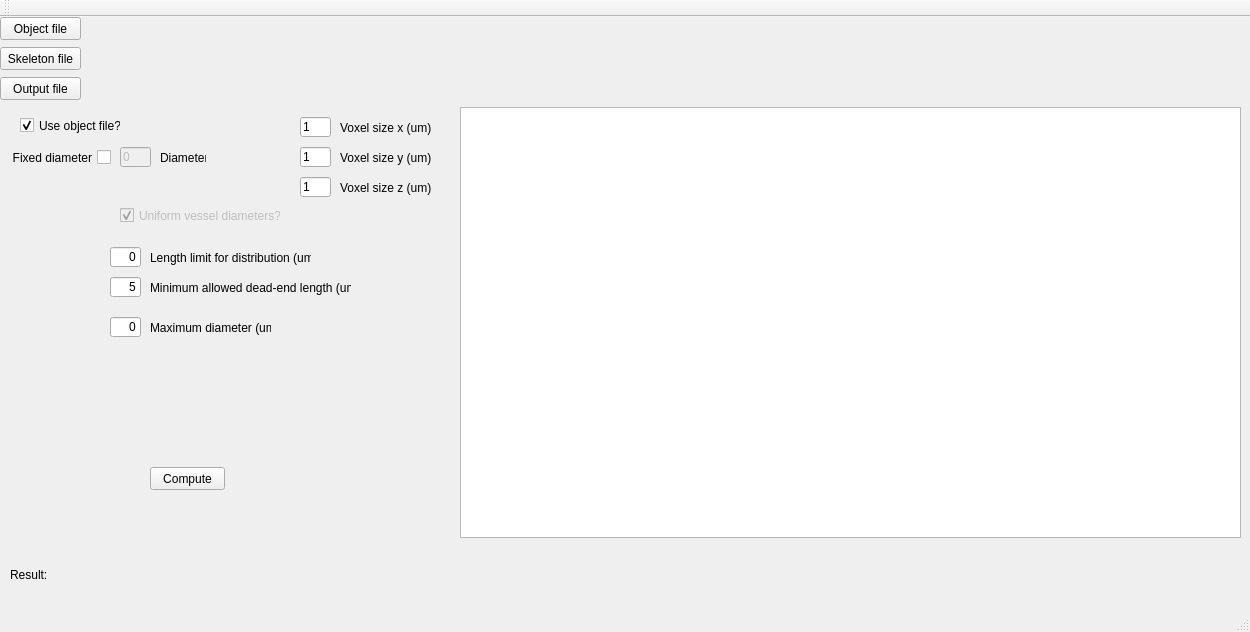
<?xml version="1.0" encoding="UTF-8"?>
<ui version="4.0">
 <class>MainWindow</class>
 <widget class="QMainWindow" name="MainWindow">
  <property name="geometry">
   <rect>
    <x>0</x>
    <y>0</y>
    <width>1250</width>
    <height>632</height>
   </rect>
  </property>
  <property name="windowTitle">
   <string>Computing topological data (Version 2)</string>
  </property>
  <widget class="QWidget" name="centralWidget">
   <widget class="QPushButton" name="pushButtonObjectFile">
    <property name="geometry">
     <rect>
      <x>0</x>
      <y>0</y>
      <width>81</width>
      <height>23</height>
     </rect>
    </property>
    <property name="text">
     <string>Object file</string>
    </property>
   </widget>
   <widget class="QLabel" name="labelObjectFile">
    <property name="geometry">
     <rect>
      <x>90</x>
      <y>0</y>
      <width>1151</width>
      <height>21</height>
     </rect>
    </property>
    <property name="text">
     <string/>
    </property>
   </widget>
   <widget class="QPushButton" name="pushButtonCompute">
    <property name="geometry">
     <rect>
      <x>150</x>
      <y>450</y>
      <width>75</width>
      <height>23</height>
     </rect>
    </property>
    <property name="text">
     <string>Compute</string>
    </property>
   </widget>
   <widget class="QLabel" name="label">
    <property name="geometry">
     <rect>
      <x>10</x>
      <y>550</y>
      <width>41</width>
      <height>16</height>
     </rect>
    </property>
    <property name="text">
     <string>Result:</string>
    </property>
   </widget>
   <widget class="QLabel" name="labelResult">
    <property name="geometry">
     <rect>
      <x>50</x>
      <y>550</y>
      <width>1181</width>
      <height>16</height>
     </rect>
    </property>
    <property name="text">
     <string/>
    </property>
   </widget>
   <widget class="QTextEdit" name="textEdit">
    <property name="geometry">
     <rect>
      <x>460</x>
      <y>90</y>
      <width>781</width>
      <height>431</height>
     </rect>
    </property>
   </widget>
   <widget class="QPushButton" name="pushButtonSkelFile">
    <property name="geometry">
     <rect>
      <x>0</x>
      <y>30</y>
      <width>81</width>
      <height>23</height>
     </rect>
    </property>
    <property name="text">
     <string>Skeleton file</string>
    </property>
   </widget>
   <widget class="QPushButton" name="pushButtonOutputFile">
    <property name="geometry">
     <rect>
      <x>0</x>
      <y>60</y>
      <width>81</width>
      <height>23</height>
     </rect>
    </property>
    <property name="text">
     <string>Output file</string>
    </property>
   </widget>
   <widget class="QLabel" name="labelSkelFile">
    <property name="geometry">
     <rect>
      <x>90</x>
      <y>30</y>
      <width>1151</width>
      <height>21</height>
     </rect>
    </property>
    <property name="text">
     <string/>
    </property>
   </widget>
   <widget class="QLabel" name="labelOutputFile">
    <property name="geometry">
     <rect>
      <x>90</x>
      <y>60</y>
      <width>1151</width>
      <height>21</height>
     </rect>
    </property>
    <property name="text">
     <string/>
    </property>
   </widget>
   <widget class="QLineEdit" name="lineEditVoxelSize_y">
    <property name="geometry">
     <rect>
      <x>300</x>
      <y>130</y>
      <width>31</width>
      <height>20</height>
     </rect>
    </property>
    <property name="text">
     <string>1</string>
    </property>
   </widget>
   <widget class="QLabel" name="labelVoxelSize_y">
    <property name="geometry">
     <rect>
      <x>340</x>
      <y>130</y>
      <width>91</width>
      <height>21</height>
     </rect>
    </property>
    <property name="text">
     <string>Voxel size y (um)</string>
    </property>
   </widget>
   <widget class="QCheckBox" name="checkBoxDiam">
    <property name="geometry">
     <rect>
      <x>10</x>
      <y>130</y>
      <width>101</width>
      <height>21</height>
     </rect>
    </property>
    <property name="layoutDirection">
     <enum>Qt::RightToLeft</enum>
    </property>
    <property name="text">
     <string>Fixed diameter</string>
    </property>
   </widget>
   <widget class="QLineEdit" name="lineEditDiam">
    <property name="enabled">
     <bool>false</bool>
    </property>
    <property name="geometry">
     <rect>
      <x>120</x>
      <y>130</y>
      <width>31</width>
      <height>20</height>
     </rect>
    </property>
    <property name="text">
     <string>0</string>
    </property>
   </widget>
   <widget class="QLabel" name="labelDiam">
    <property name="geometry">
     <rect>
      <x>160</x>
      <y>130</y>
      <width>46</width>
      <height>21</height>
     </rect>
    </property>
    <property name="text">
     <string>Diameter</string>
    </property>
   </widget>
   <widget class="QLineEdit" name="lineEditVoxelSize_z">
    <property name="geometry">
     <rect>
      <x>300</x>
      <y>160</y>
      <width>31</width>
      <height>20</height>
     </rect>
    </property>
    <property name="text">
     <string>1</string>
    </property>
   </widget>
   <widget class="QLabel" name="labelVoxelSize_z">
    <property name="geometry">
     <rect>
      <x>340</x>
      <y>160</y>
      <width>91</width>
      <height>21</height>
     </rect>
    </property>
    <property name="text">
     <string>Voxel size z (um)</string>
    </property>
   </widget>
   <widget class="QLineEdit" name="lineEditVoxelSize_x">
    <property name="geometry">
     <rect>
      <x>300</x>
      <y>100</y>
      <width>31</width>
      <height>20</height>
     </rect>
    </property>
    <property name="text">
     <string>1</string>
    </property>
   </widget>
   <widget class="QLabel" name="labelVoxelSize_x">
    <property name="geometry">
     <rect>
      <x>340</x>
      <y>100</y>
      <width>91</width>
      <height>21</height>
     </rect>
    </property>
    <property name="text">
     <string>Voxel size x (um)</string>
    </property>
   </widget>
   <widget class="QCheckBox" name="checkBoxUniform">
    <property name="enabled">
     <bool>false</bool>
    </property>
    <property name="geometry">
     <rect>
      <x>120</x>
      <y>190</y>
      <width>161</width>
      <height>17</height>
     </rect>
    </property>
    <property name="text">
     <string>Uniform vessel diameters?</string>
    </property>
    <property name="checked">
     <bool>true</bool>
    </property>
   </widget>
   <widget class="QLineEdit" name="lineEditLenlimit">
    <property name="geometry">
     <rect>
      <x>110</x>
      <y>230</y>
      <width>31</width>
      <height>20</height>
     </rect>
    </property>
    <property name="text">
     <string>0</string>
    </property>
    <property name="alignment">
     <set>Qt::AlignRight|Qt::AlignTrailing|Qt::AlignVCenter</set>
    </property>
   </widget>
   <widget class="QLabel" name="label_lenlimit">
    <property name="geometry">
     <rect>
      <x>150</x>
      <y>230</y>
      <width>161</width>
      <height>21</height>
     </rect>
    </property>
    <property name="text">
     <string>Length limit for distribution (um)</string>
    </property>
   </widget>
   <widget class="QCheckBox" name="checkBox_use_object">
    <property name="geometry">
     <rect>
      <x>20</x>
      <y>100</y>
      <width>101</width>
      <height>17</height>
     </rect>
    </property>
    <property name="text">
     <string>Use object file?</string>
    </property>
    <property name="checked">
     <bool>true</bool>
    </property>
   </widget>
   <widget class="QLineEdit" name="lineEditMinEndLen">
    <property name="geometry">
     <rect>
      <x>110</x>
      <y>260</y>
      <width>31</width>
      <height>20</height>
     </rect>
    </property>
    <property name="text">
     <string>5</string>
    </property>
    <property name="alignment">
     <set>Qt::AlignRight|Qt::AlignTrailing|Qt::AlignVCenter</set>
    </property>
   </widget>
   <widget class="QLabel" name="label_2">
    <property name="geometry">
     <rect>
      <x>150</x>
      <y>260</y>
      <width>201</width>
      <height>21</height>
     </rect>
    </property>
    <property name="text">
     <string>Minimum allowed dead-end length (um)</string>
    </property>
   </widget>
   <widget class="QLineEdit" name="lineEditMaxDiameter">
    <property name="geometry">
     <rect>
      <x>110</x>
      <y>300</y>
      <width>31</width>
      <height>20</height>
     </rect>
    </property>
    <property name="text">
     <string>0</string>
    </property>
    <property name="alignment">
     <set>Qt::AlignRight|Qt::AlignTrailing|Qt::AlignVCenter</set>
    </property>
   </widget>
   <widget class="QLabel" name="label_max_diameter">
    <property name="geometry">
     <rect>
      <x>150</x>
      <y>300</y>
      <width>121</width>
      <height>21</height>
     </rect>
    </property>
    <property name="text">
     <string>Maximum diameter (um)</string>
    </property>
   </widget>
  </widget>
  <widget class="QMenuBar" name="menuBar">
   <property name="geometry">
    <rect>
     <x>0</x>
     <y>0</y>
     <width>1250</width>
     <height>18</height>
    </rect>
   </property>
  </widget>
  <widget class="QToolBar" name="mainToolBar">
   <attribute name="toolBarArea">
    <enum>TopToolBarArea</enum>
   </attribute>
   <attribute name="toolBarBreak">
    <bool>false</bool>
   </attribute>
  </widget>
  <widget class="QStatusBar" name="statusBar"/>
 </widget>
 <layoutdefault spacing="6" margin="11"/>
 <resources/>
 <connections>
  <connection>
   <sender>pushButtonObjectFile</sender>
   <signal>clicked()</signal>
   <receiver>MainWindow</receiver>
   <slot>objectFileSelecter()</slot>
   <hints>
    <hint type="sourcelabel">
     <x>70</x>
     <y>44</y>
    </hint>
    <hint type="destinationlabel">
     <x>27</x>
     <y>134</y>
    </hint>
   </hints>
  </connection>
  <connection>
   <sender>pushButtonSkelFile</sender>
   <signal>clicked()</signal>
   <receiver>MainWindow</receiver>
   <slot>skelFileSelecter()</slot>
   <hints>
    <hint type="sourcelabel">
     <x>44</x>
     <y>75</y>
    </hint>
    <hint type="destinationlabel">
     <x>47</x>
     <y>167</y>
    </hint>
   </hints>
  </connection>
  <connection>
   <sender>pushButtonOutputFile</sender>
   <signal>clicked()</signal>
   <receiver>MainWindow</receiver>
   <slot>outputFileSelecter()</slot>
   <hints>
    <hint type="sourcelabel">
     <x>31</x>
     <y>109</y>
    </hint>
    <hint type="destinationlabel">
     <x>56</x>
     <y>207</y>
    </hint>
   </hints>
  </connection>
  <connection>
   <sender>checkBoxDiam</sender>
   <signal>clicked()</signal>
   <receiver>MainWindow</receiver>
   <slot>diamCheckBox()</slot>
   <hints>
    <hint type="sourcelabel">
     <x>110</x>
     <y>177</y>
    </hint>
    <hint type="destinationlabel">
     <x>408</x>
     <y>173</y>
    </hint>
   </hints>
  </connection>
  <connection>
   <sender>pushButtonCompute</sender>
   <signal>clicked()</signal>
   <receiver>MainWindow</receiver>
   <slot>topology2()</slot>
   <hints>
    <hint type="sourcelabel">
     <x>405</x>
     <y>376</y>
    </hint>
    <hint type="destinationlabel">
     <x>526</x>
     <y>391</y>
    </hint>
   </hints>
  </connection>
 </connections>
 <slots>
  <slot>objectFileSelecter()</slot>
  <slot>skelFileSelecter()</slot>
  <slot>outputFileSelecter()</slot>
  <slot>diamCheckBox()</slot>
  <slot>topology2()</slot>
 </slots>
</ui>
